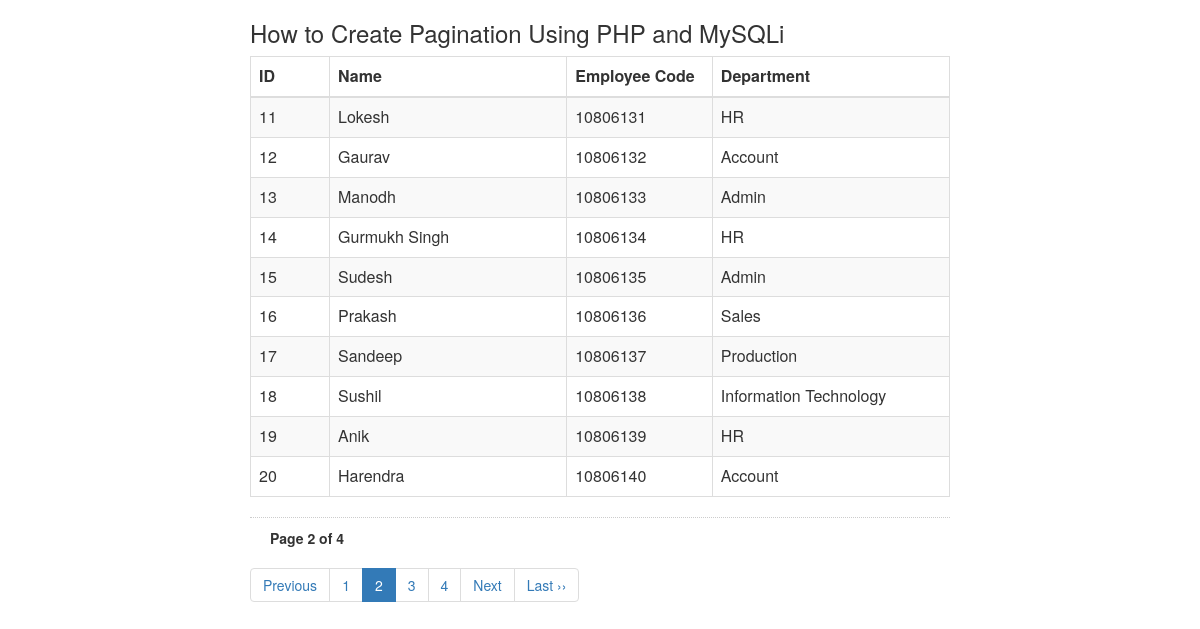
Page /?page_no=2 on the committed database.
### tables this page shows
CREATE TABLE `pagination` (
  `id` int(10) NOT NULL,
  `FullNme` varchar(250) DEFAULT NULL,
  `EmpCode` int(10) DEFAULT NULL,
  `Department` varchar(250) DEFAULT NULL
);

### index.php (the view, shortened to what this page needs)
<?php
include('config.php');
?>
<html>
<head>
<link rel="stylesheet" href="css/bootstrap.min.css">
</head>
<body>
<div style="width:700px; margin:0 auto;">
<h3>How to Create  Pagination Using PHP and MySQLi</h3>
<table class="table table-striped table-bordered">
<thead>
<tr>
<th style='width:50px;'>ID</th>
<th style='width:150px;'>Name</th>
<th style='width:50px;'>Employee Code</th>
<th style='width:150px;'>Department</th>
</tr>
</thead>
<tbody>
<?php
if (isset($_GET['page_no']) && $_GET['page_no']!="") {
	$page_no = $_GET['page_no'];
	} else {
		$page_no = 1;
        }
	$total_records_per_page = 10;
    $offset = ($page_no-1) * $total_records_per_page;
	$previous_page = $page_no - 1;
	$next_page = $page_no + 1;
	$result_count = mysqli_query($con,"SELECT COUNT(*) As total_records FROM pagination ");
	$total_records = mysqli_fetch_array($result_count);
	$total_records = $total_records['total_records'];
    $total_no_of_pages = ceil($total_records / $total_records_per_page);
    $result = mysqli_query($con,"SELECT * FROM pagination LIMIT $offset, $total_records_per_page");
    while($row = mysqli_fetch_array($result)){
		echo "<tr>
			  <td>".$row['id']."</td>
			  <td>".$row['FullNme']."</td>
	 		  <td>".$row['EmpCode']."</td>
		   	  <td>".$row['Department']."</td>
		   	  </tr>";
        }
    ?>
</tbody>
</table>
<div style='padding: 10px 20px 0px; border-top: dotted 1px #CCC;'>
<strong>Page <?php echo $page_no." of ".$total_no_of_pages; ?></strong>
</div>
<ul class="pagination">
	<li <?php if($page_no <= 1){ echo "class='disabled'"; } ?>>
	<a <?php if($page_no > 1){ echo "href='?page_no=$previous_page'"; } ?>>Previous</a>
	</li>
    <?php
	if ($total_no_of_pages <= 10){
		for ($counter = 1; $counter <= $total_no_of_pages; $counter++){
			if ($counter == $page_no) {
		   echo "<li class='active'><a>$counter</a></li>";
				}else{
           echo "<li><a href='?page_no=$counter'>$counter</a></li>";
				}
        }
	}
?>
	<li <?php if($page_no >= $total_no_of_pages){ echo "class='disabled'"; } ?>>
	<a <?php if($page_no < $total_no_of_pages) { echo "href='?page_no=$next_page'"; } ?>>Next</a>
	</li>
    <?php if($page_no < $total_no_of_pages){
		echo "<li><a href='?page_no=$total_no_of_pages'>Last &rsaquo;&rsaquo;</a></li>";
		} ?>
</ul>
</div>
</body>
</html>

### rows in the picture
pagination: id "11", FullNme "Lokesh", EmpCode "10806131", Department "HR"
pagination: id "12", FullNme "Gaurav", EmpCode "10806132", Department "Account"
pagination: id "13", FullNme "Manodh", EmpCode "10806133", Department "Admin"
pagination: id "14", FullNme "Gurmukh Singh", EmpCode "10806134", Department "HR"
pagination: id "15", FullNme "Sudesh", EmpCode "10806135", Department "Admin"
pagination: id "16", FullNme "Prakash", EmpCode "10806136", Department "Sales"
pagination: id "17", FullNme "Sandeep", EmpCode "10806137", Department "Production"
pagination: id "18", FullNme "Sushil", EmpCode "10806138", Department "Information Technology"
pagination: id "19", FullNme "Anik", EmpCode "10806139", Department "HR"
pagination: id "20", FullNme "Harendra", EmpCode "10806140", Department "Account"

### other values in the picture
$page_no "2"
$total_no_of_pages "4"
